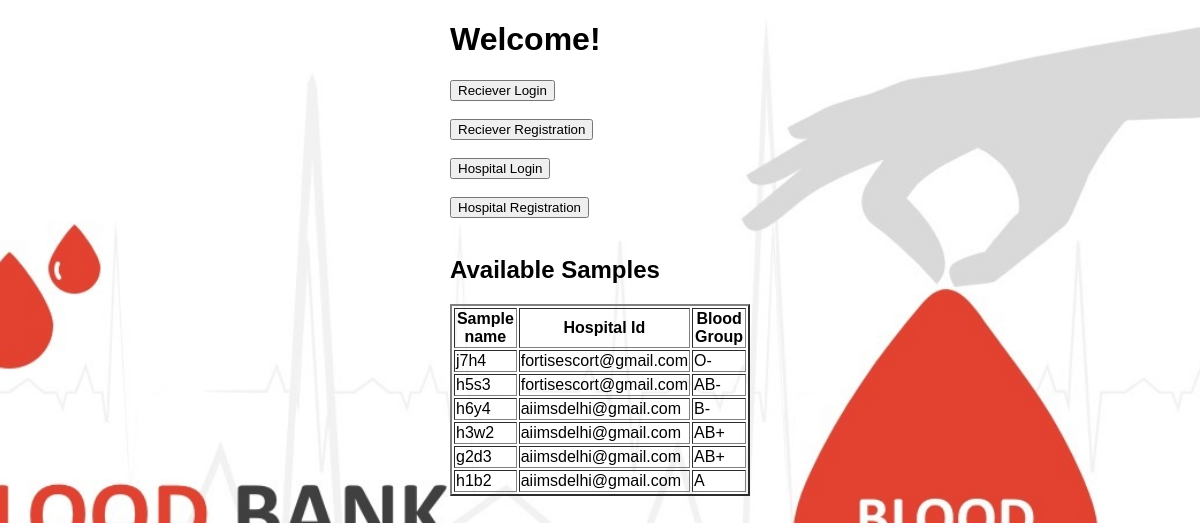
The page / on the database its author committed.
### tables this page shows
CREATE TABLE `samples` (
  `id` int(11) NOT NULL,
  `samplename` varchar(50) NOT NULL,
  `type` varchar(50) NOT NULL,
  `hospitalid` int(8) NOT NULL
);

CREATE TABLE `hospital` (
  `id` int(11) NOT NULL,
  `name` varchar(50) NOT NULL,
  `email` varchar(50) NOT NULL,
  `password` varchar(50) NOT NULL
);

### index.php (the view, shortened to what this page needs)
<?php
require('db.php');
if(isset($_SESSION['email']))
{
	if($_SESSION['type']==2)
	{
	?>
<!DOCTYPE html>
<html>
<head>
<meta charset="utf-8">
<title>Welcome Home</title>
<link rel="stylesheet" href="css/style.css?2.2" />
</head>
<body>
<div class="form">
<p>Welcome <?php echo $_SESSION['email']; ?>!</p>
<p>This is secure area.</p>
<input type="button" value="Add samples" onclick="window.location.href='addsample.php'"></input><br /><br /><br />
<input type="button" value="See Request List" onclick="window.location.href='requestlist.php'"></input><br /><br /><br />
<a href="logout.php">Logout</a>
<h2>Available Samples</h2>
 <?php
 $selectSQL = 'SELECT * FROM samples';
  if( !( $selectRes = mysqli_query( $con,$selectSQL ) ) ){
    echo 'Retrieval of data from Database Failed - #'.mysql_errno().': '.mysql_error();
  }else{
    ?>
<table border="2">
  <thead>
    <tr>
      <th>Sample name</th>
      <th>Hospital Id</th>
      <th>Blood Group</th>
    </tr>
  </thead>
  <tbody>
    <?php
      if( mysqli_num_rows( $selectRes )==0 ){
        echo '<tr><td colspan="4">No Rows Returned</td></tr>';
      }else{
        while( $row = mysqli_fetch_assoc( $selectRes ) ){
          $x=$row['hospitalid'];
          $SQL = "SELECT email FROM hospital where id like '$x'";
          $res=mysqli_query($con,$SQL);
          $row1 = mysqli_fetch_assoc( $res );
          echo "<tr><td>{$row['samplename']}</td><td>{$row1['email']}</td><td>{$row['type']}</td></tr>\n";
        }
      }
    ?>
  </tbody>
</table>
<br /><br /><br /><br />
</div>
</body>
</html>
<?php
}
}
else {
	?>
<!DOCTYPE html>
<html>
<head>
<meta charset="utf-8">
<title>Welcome Home</title>
<link rel="stylesheet" href="css/style.css?2.2" />
</head>
<body>
<div class="form">
<p>Welcome <?php echo $_SESSION['email']; ?>!</p>
<p>This is secure area.</p>
<a href="logout.php">Logout</a>
<?php
 $selectSQL = 'SELECT * FROM samples';
  if( !( $selectRes = mysqli_query( $con,$selectSQL ) ) ){
    echo 'Retrieval of data from Database Failed - #'.mysql_errno().': '.mysql_error();
  }else{
    ?>
<table border="2">
  <thead>
    <tr>
      <th>Sample name</th>
      <th>Hospital Id</th>
      <th>Blood Group</th>
    </tr>
  </thead>
  <tbody>
    <?php
      if( mysqli_num_rows( $selectRes )==0 ){
        echo '<tr><td colspan="4">No Rows Returned</td></tr>';
      }else{
        while( $row = mysqli_fetch_assoc( $selectRes ) ){
          echo "<tr><td>{$row['samplename']}</td><td>{$row['hospitalid']}</td><td>{$row['type']}</td><td><a href='request.php?id={$row['id']}&hid={$row['hospitalid']}'>Request</a></td></tr>\n";
        }
      }
    ?>
  </tbody>
</table>
<?php
}
}
}
else
{
	?>
<!DOCTYPE html>
<html>
<head>
<link rel="stylesheet" href="css/style.css?2.2" />
</head>
<body>
<div class="form">
<h1>Welcome!</h1>
<input type="button" value="Reciever Login" onclick="window.location.href='recieverlogin.php'"></input><br /><br />
<input type="button" value="Reciever Registration" onclick="window.location.href='recieverregistration.php'"></input><br /><br />
<input type="button" value="Hospital Login" onclick="window.location.href='hospitallogin.php'"></input><br /><br />
<input type="button" value="Hospital Registration" onclick="window.location.href='hospitalregistration.php'"></input><br /><br />
 <h2>Available Samples</h2>
 <?php
 $selectSQL = 'SELECT * FROM samples';
  if( !( $selectRes = mysqli_query( $con,$selectSQL ) ) ){
    echo 'Retrieval of data from Database Failed - #'.mysql_errno().': '.mysql_error();
  }else{
    ?>
<table border="2">
  <thead>
    <tr>
      <th>Sample name</th>
      <th>Hospital Id</th>
      <th>Blood Group</th>
    </tr>
  </thead>
  <tbody>
    <?php
      if( mysqli_num_rows( $selectRes )==0 ){
        echo '<tr><td colspan="4">No Rows Returned</td></tr>';
      }else{
        while( $row = mysqli_fetch_assoc( $selectRes ) ){
        	$x=$row['hospitalid'];
        	$SQL = "SELECT email FROM hospital where id like '$x'";
        	$res=mysqli_query($con,$SQL);
        	$row1 = mysqli_fetch_assoc( $res );
          echo "<tr><td>{$row['samplename']}</td><td>{$row1['email']}</td><td>{$row['type']}</td></tr>\n";
        }
      }
    ?>
  </tbody>
</table>
	<?php
}
}
?>

### css/style.css (style rules this page uses)
body { font-family:Arial, Sans-Serif; }
.form { width: 300px; margin: 0 auto; }
body { background: url(pic.jpg) no-repeat center center; background-size: cover; height: 800px; }

### rows shown on the page
samples: samplename "j7h4", hospitalid.email "fortisescort@gmail.com", type "O-"
samples: samplename "h5s3", hospitalid.email "fortisescort@gmail.com", type "AB-"
samples: samplename "h6y4", hospitalid.email "aiimsdelhi@gmail.com", type "B-"
samples: samplename "h3w2", hospitalid.email "aiimsdelhi@gmail.com", type "AB+"
samples: samplename "g2d3", hospitalid.email "aiimsdelhi@gmail.com", type "AB+"
samples: samplename "h1b2", hospitalid.email "aiimsdelhi@gmail.com", type "A"
